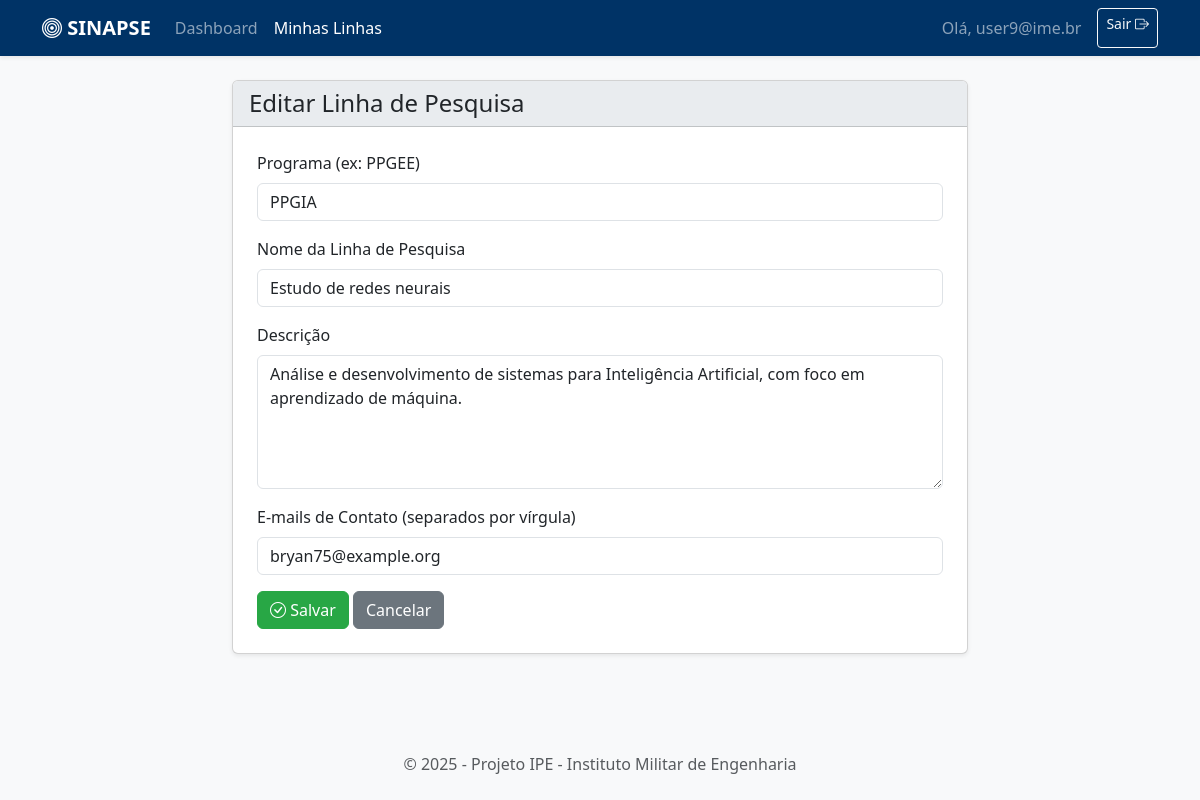
/linhas/editar/192 (signed in), run on an earlier commit of the app's database.
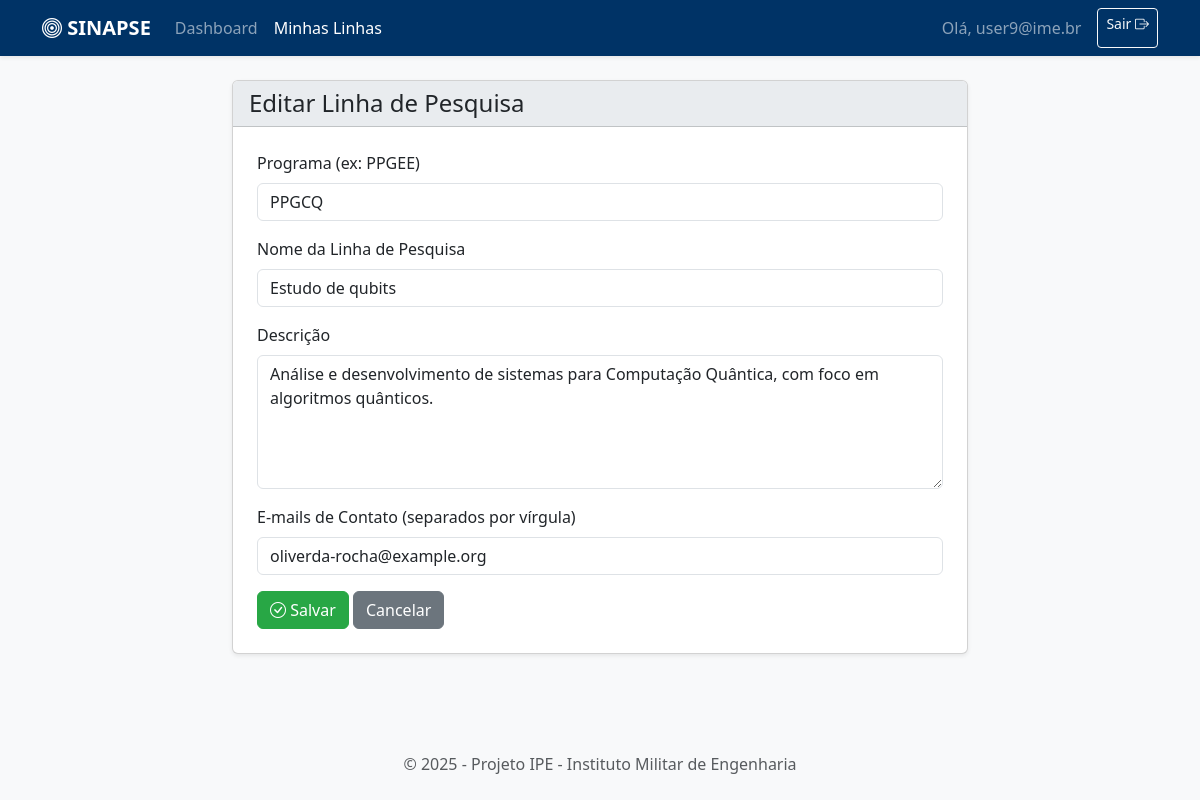
And on a later commit of the database.
### tables this page shows
CREATE TABLE linha_ime (
                id INTEGER PRIMARY KEY AUTOINCREMENT,
                programa TEXT,
                linha TEXT,
                descricao TEXT,
                emails_contato TEXT,
                embedding BLOB,
                user_id INTEGER,
                FOREIGN KEY (user_id) REFERENCES users (id)
            );

### app.py (the view, shortened to what this page needs)
@app.route('/linhas/editar/<int:linha_id>', methods=['GET', 'POST'])
@login_required
def editar_linha(linha_id):
    user_id = session['user_id']
    linha = motor.get_linha_by_id(linha_id, user_id)
    if linha is None:
        flash("Linha de pesquisa não encontrada ou você não tem permissão para editá-la.", "danger")
        return redirect(url_for('listar_linhas'))
    return render_template('linha_form.html', titulo="Editar Linha de Pesquisa", linha=linha)

### app.py (called while the page is built)
def login_required(f):
    @wraps(f)
    def decorated_function(*args, **kwargs):
        if 'user_id' not in session:
            flash("Você precisa fazer login para acessar esta página.", "warning")
            return redirect(url_for('login'))
        return f(*args, **kwargs)
    return decorated_function

### motor_ia.py (called while the page is built)
    def _get_db_conn(self):
        try:
            conn = sqlite3.connect(self.db_path, detect_types=sqlite3.PARSE_DECLTYPES | sqlite3.PARSE_COLNAMES)
            conn.row_factory = self._dict_factory
            return conn
        except sqlite3.Error as e:
            print(f"Erro ao conectar ao banco de dados SQLite '{self.db_path}': {e}")
            return None # Retorna None se a conexão falhar

    def _dict_factory(self, cursor, row):
        d = {}
        for idx, col in enumerate(cursor.description):
            d[col[0]] = row[idx]
        return d

    def get_linha_by_id(self, linha_id, user_id):
        conn = self._get_db_conn()
        if not conn: return None
        try:
            cursor = conn.cursor()
            linha = cursor.execute("SELECT * FROM linha_ime WHERE id = ? AND user_id = ?", (linha_id, user_id)).fetchone()
            conn.close()
            return linha
        except sqlite3.Error as e:
            print(f"Erro ao buscar linha por ID: {e}")
            conn.close()
            return None

### templates/linha_form.html (shortened to what this page needs)
{% extends "base.html" %}
{% block content %}
<div class="row justify-content-center">
    <div class="col-lg-8">
        <div class="card shadow-sm">
            <div class="card-header h4">
                {{ titulo }}
            </div>
            <div class="card-body p-4">
                <form method="post">
                    <div class="mb-3">
                        <label for="programa" class="form-label">Programa (ex: PPGEE)</label>
                        <input type="text" class="form-control" id="programa" name="programa" value="{{ linha.programa if linha else '' }}" required>
                    </div>
                    <div class="mb-3">
                        <label for="linha" class="form-label">Nome da Linha de Pesquisa</label>
                        <input type="text" class="form-control" id="linha" name="linha" value="{{ linha.linha if linha else '' }}" required>
                    </div>
                    <div class="mb-3">
                        <label for="descricao" class="form-label">Descrição</label>
                        <textarea class="form-control" id="descricao" name="descricao" rows="5" required>{{ linha.descricao if linha else '' }}</textarea>
                    </div>
                    <div class="mb-3">
                        <label for="emails_contato" class="form-label">E-mails de Contato (separados por vírgula)</label>
                        <input type="text" class="form-control" id="emails_contato" name="emails_contato" value="{{ linha.emails_contato if linha else '' }}">
                    </div>
                    <button type="submit" class="btn btn-success"><i class="bi bi-check-circle"></i> Salvar</button>
                    <a href="{{ url_for('listar_linhas') }}" class="btn btn-secondary">Cancelar</a>
                </form>
            </div>
        </div>
    </div>
</div>
{% endblock %}

### templates/base.html (shortened to what this page needs)
<!DOCTYPE html>
<html lang="pt-BR">
<head>
    <link href="https://cdn.jsdelivr.net/npm/bootstrap@5.3.3/dist/css/bootstrap.min.css" rel="stylesheet">
    <link rel="stylesheet" href="https://cdn.jsdelivr.net/npm/bootstrap-icons@1.11.3/font/bootstrap-icons.min.css">
</head>
<body>
    <nav class="navbar navbar-expand-lg navbar-dark shadow-sm">
        <div class="container">
            <a class="navbar-brand fw-bold" href="{{ url_for('home') }}">
                <i class="bi bi-bullseye"></i> SINAPSE
            </a>
            <div class="collapse navbar-collapse" id="navbarNav">
                <ul class="navbar-nav me-auto mb-2 mb-lg-0">
                    <li class="nav-item">
                        <a class="nav-link {% if request.endpoint == 'home' %}active{% endif %}" href="{{ url_for('home') }}">Dashboard</a>
                    </li>
                    {% if session.user_id %}
                    <li class="nav-item">
                        <a class="nav-link {% if 'linha' in request.endpoint %}active{% endif %}" href="{{ url_for('listar_linhas') }}">Minhas Linhas</a>
                    </li>
                    {% endif %}
                </ul>
                <div class="d-flex">
                    {% if session.user_id %}
                        <span class="navbar-text me-3">Olá, {{ session.user_email }}</span>
                        <a href="{{ url_for('logout') }}" class="btn btn-outline-light btn-sm">Sair <i class="bi bi-box-arrow-right"></i></a>
                    {% else %}
                        <a href="{{ url_for('login') }}" class="btn btn-outline-light btn-sm">Login <i class="bi bi-box-arrow-in-right"></i></a>
                    {% endif %}
                </div>
            </div>
        </div>
    </nav>
    <main class="container mt-4 mb-5">
        {% block content %}{% endblock %}
    </main>
    <footer class="text-center text-muted py-4 mt-auto bg-light fixed-bottom">
        <p class="mb-0">&copy; 2025 - Projeto IPE - Instituto Militar de Engenharia</p>
    </footer>
</body>
</html>

### templates/base.html (style rules this page uses)
body { background-color: #f8f9fa; }
.navbar-dark { background-color: #003366; }
.card-header { background-color: #e9ecef; }
.btn-success { background-color: #28a745; border-color: #28a745; }

What changed in the data, as far as the page shows it:
changed linha_ime: programa "PPGIA" → "PPGCQ"; linha "Estudo de redes neurais" → "Estudo de qubits"; descricao "Análise e desenvolvimento de sistemas para Inteligência Artificial, com foco em aprendizado de máquina." → "Análise e desenvolvimento de sistemas para Computação Quântica, com foco em algoritmos quânticos."; emails_contato "bryan75@example.org" → "oliverda-rocha@example.org"
